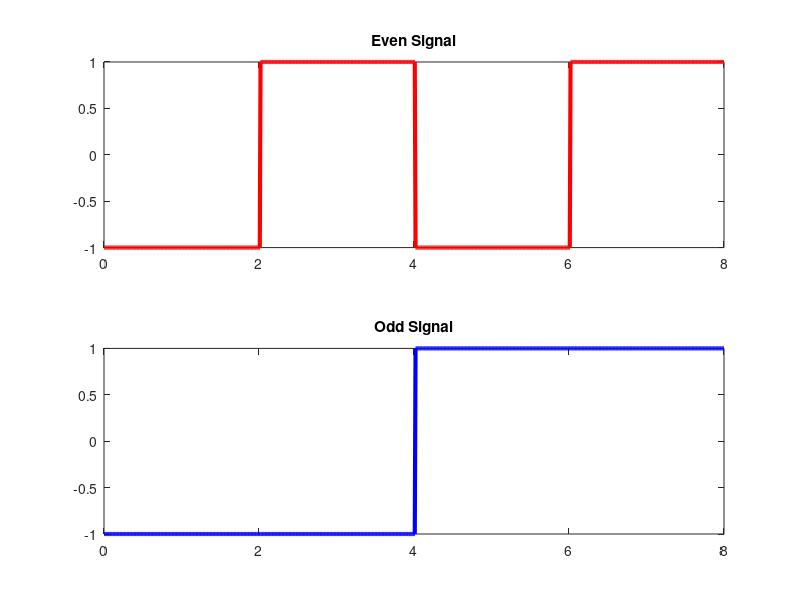
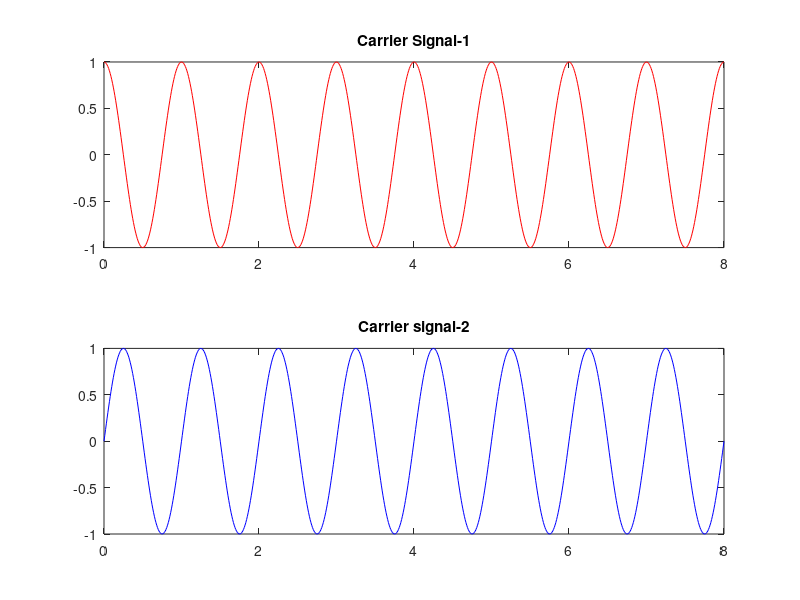
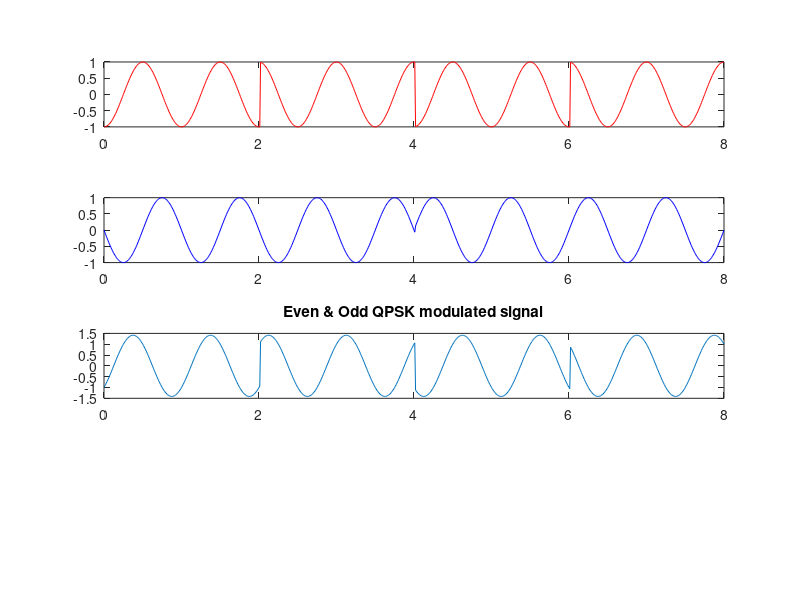

The MATLAB source for these figures, in order:
clc;clear all;close all;

n = [0 0 1 0 0 1 1 1];
N = length(n);
t= 0:0.01:N;
x = 1:1:(N+1)*100;

for i =1:N
    if n(i)== 0
        p(i)=-1;
    else
        p(i)=1;
    end
end

even_seq =p(1:2:N);
odd_seq =p(2:2:N);
i=1;
m =2:2:N;

for j=1:length(t)
    if t(j) <= m(i)
        even_s(j) = even_seq(i);
    else
        even_s(j) = even_seq(i);
        i = i+1;
    end
end

figure(1);
subplot(211);
plot(t,even_s,'r','Linewidth',3);
title('Even Signal');
%axis([0 N -2 2]);
i = 1;
m = 2:2:N;
for j = 1:length(t)
    if t(j) <= m(i)
        odd_s(j) = odd_seq(i);
    else
        odd_s(j) = odd_seq(i);
        i = i+1;
    end
end
figure(1);
subplot(212);
plot(t,odd_s,'b','Linewidth',3);
title('Odd Signal');
%axis([0 N -2 2]);

c1 = cos(2*pi*t);
c2 = sin(2*pi*t);
figure(2);
subplot(211);
plot(t,c1,'r');
title('Carrier Signal-1');

subplot(212);
plot(t,c2,'b');
title('Carrier signal-2');

r1=even_s.*c1;
r2=odd_s.*c2;

figure(3);
subplot(411);
plot(t,r1,'r');


subplot(412);
plot(t,r2,'b');

subplot(413);
plot(t,(r1-r2));
title('Even & Odd QPSK modulated signal');